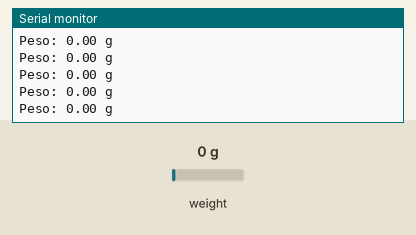
Recording of a sketch running on a simulated ESP32. Parts: the last lines printed to the serial monitor. Inputs (shaded band) come from the test bench; at power-on: weight on the scale 0 g.

Above: at 3.6 s.
3.7 s: weight on the scale set to 100 g
At 4.4 s:
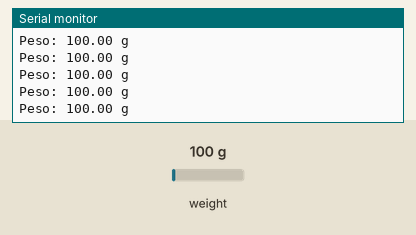
5.2 s: weight on the scale set to 1250 g
At 5.8 s:
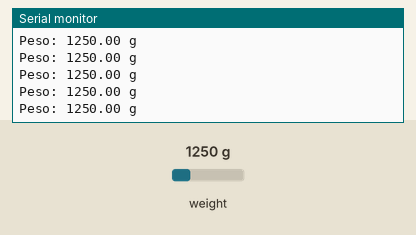
Timing chart, 0 to 8.2 s (numbered marks = the images above; inputs shaded):
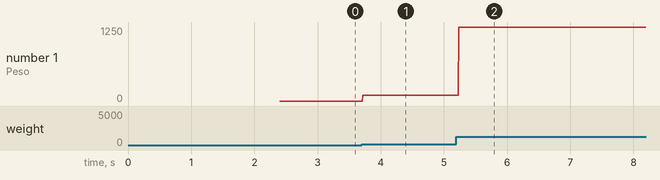

The sketch:

BALANZA_PESO_CALIBRADO_ESP32.ino
```cpp
#include <HX711_ADC.h>

const int HX711_dout = 4;
const int HX711_sck = 5;
HX711_ADC LoadCell(HX711_dout, HX711_sck);

void setup() {
  Serial.begin(115200);
  LoadCell.begin();
  LoadCell.start(2000);
  LoadCell.setCalFactor(66.875);  // Establecer el factor de conversión
}

void loop() {
  LoadCell.update();
  float peso = LoadCell.getData();
  Serial.print("Peso: ");
  Serial.print(peso, 2);
  Serial.println(" g");
  delay(10);
}
```

Measured:
- after the input at 3.7 s, the serial monitor: prints a new line at once (image 1)
- after the input at 5.2 s, the serial monitor: prints a new line at once (image 2)
- plotted number 1: 0 → 100 after the input at 3.7 s, 100 → 1250 after the input at 5.2 s
